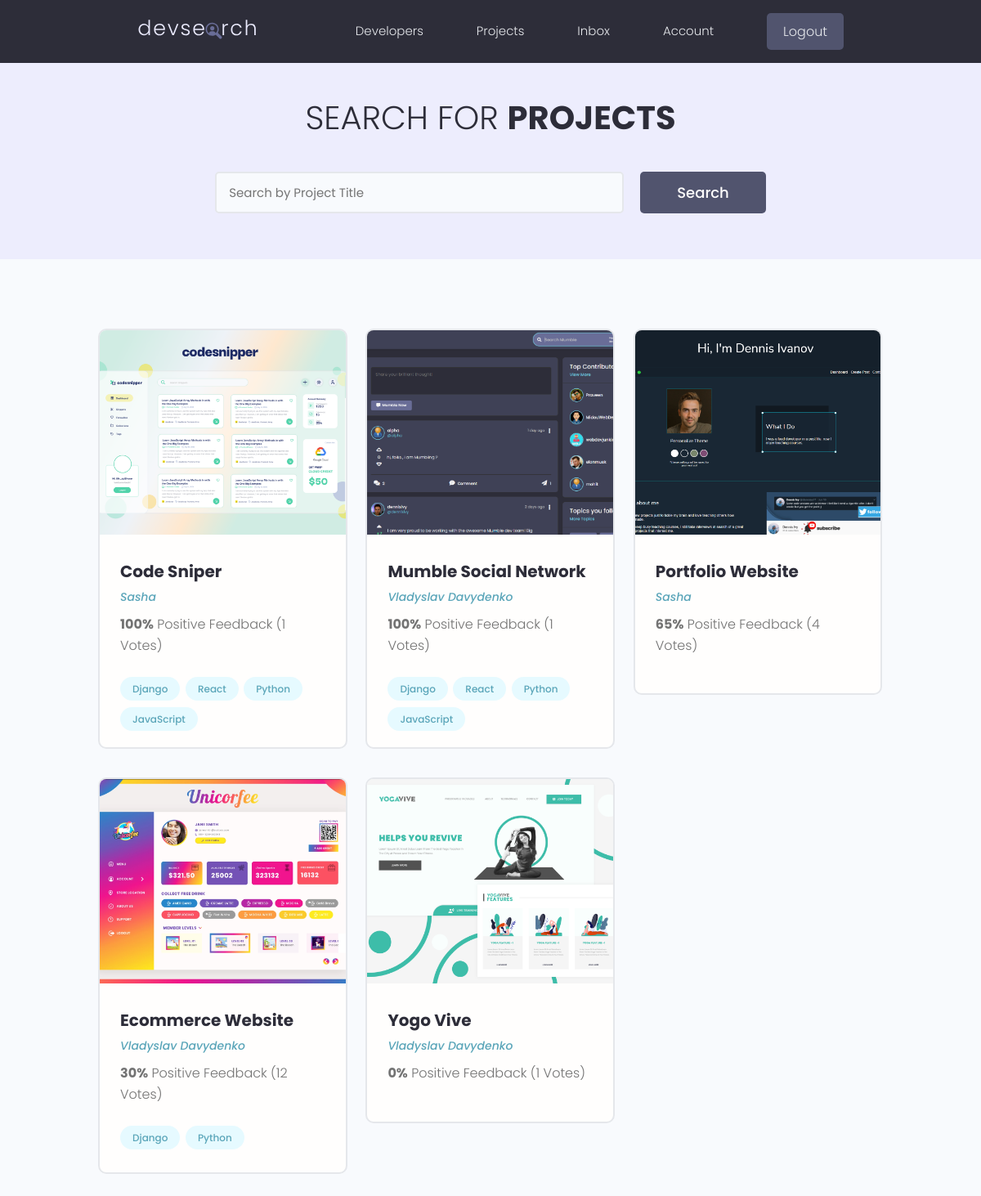
Page /projects/ (signed in) on the committed database.
### projects/models.py (models this page shows, shortened)
class Project(models.Model):
    owner = models.ForeignKey(Profile, null = True, blank=True, on_delete=models.SET_NULL)
    title = models.CharField(max_length=200)
    description = models.TextField(null=True, blank=True)
    featured_image = models.ImageField(null=True, blank=True, default="default.jpg")
    demo_link = models.CharField(max_length=2000, null=True, blank=True)
    source_link = models.CharField(max_length=2000, null=True, blank=True)
    vote_total = models.IntegerField(default=0, null=True, blank=True)
    vote_ratio = models.IntegerField(default=0, null=True, blank=True)
    tags = models.ManyToManyField('Tag', blank=True)
    created = models.DateTimeField(auto_now_add=True)
    id = models.UUIDField(default=uuid.uuid4, unique=True, primary_key=True, editable=False)
    class Meta:
        ordering=['-vote_ratio', '-vote_total', 'title']

class Tag(models.Model):
    name = models.CharField(max_length=200)
    created = models.DateTimeField(auto_now_add=True)
    id = models.UUIDField(default=uuid.uuid4, unique=True, primary_key=True, editable=False)
    def __str__(self) -> str:
        return self.name

### users/models.py (models this page shows, shortened)
class Profile(models.Model):
    user = models.OneToOneField(User, on_delete=models.CASCADE, null=True, blank=True)
    name = models.CharField(max_length=200, blank=True, null=True)
    email = models.EmailField(max_length=500, blank=True, null=True)
    username = models.CharField(max_length=200, blank=True, null=True)
    location = models.CharField(max_length=200, blank=True, null=True)
    short_intro = models.CharField(max_length=200, blank=True, null=True)
    bio = models.TextField(blank=True, null=True)
    profile_image = models.ImageField(null = True, blank=True, upload_to='profiles/', default= 'profiles/user-default.png')
    social_github = models.CharField(max_length=200, blank=True, null=True)
    social_stackoverflow = models.CharField(max_length=200, blank=True, null=True)
    social_twitter = models.CharField(max_length=200, blank=True, null=True)
    social_linkedin = models.CharField(max_length=200, blank=True, null=True)
    social_website = models.CharField(max_length=200, blank=True, null=True)
    id = models.UUIDField(default=uuid.uuid4, unique=True, primary_key=True, editable=False)

### projects/views.py (the view)
# urls.py: path('projects/', include("projects.urls")),
def projects(request):
    projects, search_query = searchProjects(request)
    custom_range, projects = paginateProjects(request, projects, 6)
    context = {'projects':projects, 'search_query':search_query, 'custome_range': custom_range}
    return render(request, "projects/projects.html", context)

### projects/utils.py (called while the page is built)
def paginateProjects(request, projects, results):
    page = request.GET.get('page')
    paginator = Paginator(projects, results)
    try:
        projects = paginator.page(page)
    except PageNotAnInteger:
        page = 1
        projects = paginator.page(page)
    except EmptyPage:
        page = paginator.num_pages
        projects = paginator.page(page)
    leftIndex = (int(page) - 4)
    if leftIndex < 1:
        leftIndex = 1
    rightIndex = (int(page) + 5)
    if rightIndex > paginator.num_pages:
        rightIndex = paginator.num_pages + 1
    custom_range = range(leftIndex, rightIndex)
    return custom_range, projects

def searchProjects(request):
    search_query = ''
    if request.GET.get('search_query'):
        search_query = request.GET.get('search_query')
    tags = Tag.objects.filter(name__icontains=search_query)
    projects = Project.objects.distinct().filter(
        Q(title__icontains=search_query) |
        Q(owner__name__icontains=search_query)|
        Q(tags__in=tags) |
        Q(description__icontains=search_query)
        )
    return projects, search_query

### projects/templates/projects/projects.html (shortened to what this page needs)
{% extends 'main.html' %}
{% block content %}
<main class="projects">
    <section class="hero-section text-center">
      <div class="container container--narrow">
        <div class="hero-section__box">
          <h2>Search for <span>Projects</span></h2>
        </div>
        <div class="hero-section__search">
          <form id="searchForm" class="form" action="{% url 'projects' %}" method="get">
            <div class="form__field">
              <input class="input input--text" id="formInput#search" type="text" name="search_query"
                value="{{search_query}}" placeholder="Search by Project Title" />
            </div>
            <input class="btn btn--sub btn--lg" type="submit" value="Search" />
          </form>
        </div>
      </div>
    </section>
    <section class="projectsList">
      <div class="container">
        <div class="grid grid--three">
        {% for project in projects %}
          <div class="column">
            <div class="card project">
              <a href="{% url 'single-project' project.id%}" class="project">
                <img class="project__thumbnail" src="{{project.featured_image.url}}" alt="project thumbnail" />
                <div class="card__body">
                  <h3 class="project__title">{{project.title}}</h3>
                  <p><a class="project__author" href="{% url 'user-profile' project.owner.id %}">{{project.owner.name}}</a></p>
                  <p class="project--rating">
                    <span style="font-weight: bold;">{{project.vote_ratio}}%</span> Positive
                    Feedback ({{project.vote_total}} Vote{{project.vote_ratio|pluralize:"s"}})
                  </p>
                  <div class="project__tags">
                    {% for tag in project.tags.all %}
                    <span class="tag tag--pill tag--main">
                      <small>{{tag}}</small>
                    </span>
                    {% endfor %}
                  </div>
                </div>
              </a>
            </div>
          </div>
        {% endfor %}
        </div>
      </div>
    </section>
  </main>
{% endblock content %}

### static/styles/app.css (style rules this page uses)
:root { --color-sub: #2d2d39; }
.btn--sub { background-color: var(--color-sub-light); }
.card { border: 2px solid var(--color-light); }
img { width: 100%; }
.hero-section { height: 40vh; display: flex; align-items: center; background-color: var(--color-sub); }
.hero-section__box { margin-bottom: 4rem; }
.hero-section__box > h2, .hero-section__box > h2 > span { font-size: 4rem; color: var(--color-light); line-height: 1.3; text-transform: uppercase; }
.hero-section__box > h2 { font-weight: 300; }
.hero-section__box > h2 > span { font-weight: 700; }
.hero-section__search > .form { display: flex; align-items: center; justify-content: center; gap: 2rem; }
.hero-section__search > .form input.input--text { width: 50rem; }
.project__author { font-size: 1.4rem; font-style: italic; }
.project--rating { margin-bottom: 1.6em; margin-top: .5em; }
.projects > .hero-section { background: var(--color-sub-lighter); height: 30vh; }
.projects .hero-section__box { margin-bottom: 2.5rem; }
.projects .hero-section__box > h2 { color: var(--color-sub); }
.projects .hero-section__box > h2 > span { font-weight: 700; color: var(--color-sub); }
.projectsList { margin-top: 8rem; }
.project__thumbnail { height: 25rem; object-fit: cover; object-position: top center; }
.project__title { font-size: 2rem; font-weight: 700; color: var(--color-sub); }

### static/uikit/styles/modules/_variables.css (style rules this page uses)
:root { --color-main: #5aa5b9; --color-main-light: #e6faff; --color-sub: #3f4156; --color-sub-light: #51546e; --color-sub-lighter: #ededfd; --color-text: #737373; --color-gray: #8b8b8b; --color-light: #e5e7eb; --color-light-gray: #767676; --color-bg: #f8fafd; --color-white: #fffefd; --color-white-light: #f3f3f3; --color-success: #359e64; --color-success-bg: #def8e8; --color-error: #fc4b0b; --color-error-bg: #fff2ee; --font-base: 'Poppins', arial, helvetica, 'Segoe UI', roboto, ubuntu, sans-serif; --font-monospace: 'Fira Code', 'Courier New', courier, monospace; --font-regular: 300; --font-medium: 500; --font-bold: 700; --generic-shadow: 1px 1px 5px #00000010; --generic-transition: all 0.3s ease-in-out; }

### static/uikit/styles/modules/_base.css (style rules this page uses)
* { margin: 0; padding: 0; box-sizing: border-box; text-rendering: optimizeLegibility; color: inherit; font-size: inherit; }
html { font-size: 50%; }
@media only screen and (min-width: 480px) { html { font-size: 56.25%; } }
@media only screen and (min-width: 1200px) { html { font-size: 62.5%; } }
body { line-height: 1.6; font-weight: 400; font-size: 1.5rem; color: var(--color-text); background-color: var(--color-bg); min-height: 100vh; }

### static/uikit/styles/modules/_typography.css (style rules this page uses)
* { font-family: var(--font-base); }
h2 { font-size: 3.6rem; font-weight: var(--font-bold); }
h3 { font-size: 3.2rem; font-weight: var(--font-medium); }
p, span, strong { font-size: 1.6rem; color: var(--color-text); font-weight: var(--font-regular); }
a { padding-bottom: 2px; text-decoration: none; display: inline-block; color: var(--color-main); font-weight: var(--font-medium); }

### static/uikit/styles/modules/_utilities.css (style rules this page uses)
.container { width: 92%; max-width: 165rem; margin: 0 auto; box-sizing: border-box; }
.container--narrow { width: 92%; max-width: 120rem; }
@media screen and (min-width: 1000px) { .container { width: 90%; } }
@media screen and (min-width: 1000px) { .container--narrow { width: 85%; } }
@media screen and (min-width: 1200px) { .container { width: 80%; } }
@media screen and (min-width: 1200px) { .container--narrow { width: 72%; } }
.text-center { text-align: center; }

### static/uikit/styles/modules/_button.css (style rules this page uses)
.btn { display: inline-block; position: relative; cursor: pointer; background-color: var(--color-light); font-weight: var(--font-medium); color: var(--color-sub); text-decoration: none; padding: 1rem 2rem; border-radius: 0.5rem; border: none; width: -webkit-fit-content; width: -moz-fit-content; width: fit-content; height: -webkit-fit-content; height: -moz-fit-content; height: fit-content; font-size: 1.6rem; outline-width: 0; outline-color: transparent; -webkit-backface-visibility: hidden; backface-visibility: hidden; transition: all 0.3s ease-in-out; }
.btn--sub { background-color: var(--color-sub); color: var(--color-white); }
.btn--lg { font-size: 1.8rem; padding: 1.2rem 4.5rem; }

### static/uikit/styles/modules/_card.css (style rules this page uses)
.card { border-radius: 1rem; background-color: var(--color-white); border: 1.5px solid var(--color-light); width: auto; height: auto; margin-top: 0.5rem; margin-bottom: 0.5rem; overflow: hidden; }
.card__body, .card__header { padding: 2rem 2.5rem; }

### rows in the picture
Project: featured_image (picture), title "Code Sniper", owner.name "Sasha", vote_ratio "100", vote_total "1"
Tag: name "Django"
Tag: name "React"
Tag: name "Python"
Tag: name "JavaScript"
Project: featured_image (picture), title "Mumble Social Network", owner.name "Vladyslav Davydenko", vote_ratio "100", vote_total "1"
Project: featured_image (picture), title "Portfolio Website", owner.name "Sasha", vote_ratio "65", vote_total "4"
Project: featured_image (picture), title "Ecommerce Website", owner.name "Vladyslav Davydenko", vote_ratio "30", vote_total "12"
Project: featured_image (picture), title "Yogo Vive", owner.name "Vladyslav Davydenko", vote_ratio "0", vote_total "1"
